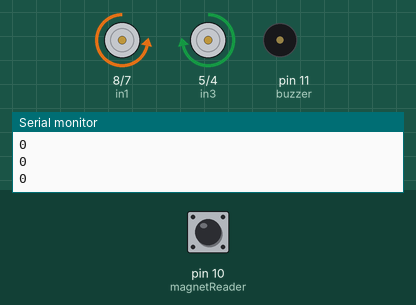
Bench run of a sketch on a simulated Arduino Uno, built with avr-gcc and run on an emulated ATmega328P. Parts: motor-driver pin pairs drawn as motors (green arrow = first pin HIGH = forward, orange = second pin HIGH = backward, longer = more drive, scaled by the enable pin), buzzer (waves = sounding, pin HIGH), the last lines printed to the serial monitor. The test bench sets the inputs (shaded band); at power-on: pin 10 (magnetReader) LOW.

Above: at 8.2 s.
8.3 s: pin 10 (magnetReader) driven HIGH
At 9.28 s:
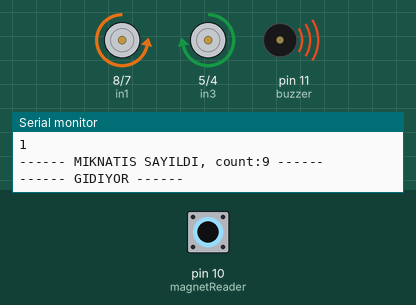
11.3 s: pin 10 (magnetReader) driven LOW
At 12.3 s:
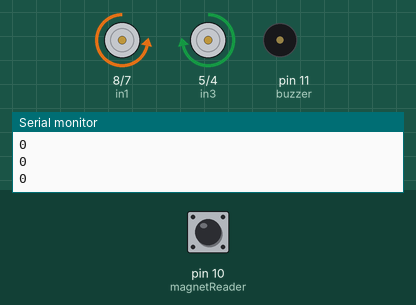
12.8 s: pin 10 (magnetReader) pulsed HIGH 5 times (0.12 s each, 0.3 s apart)
At 14.7 s:
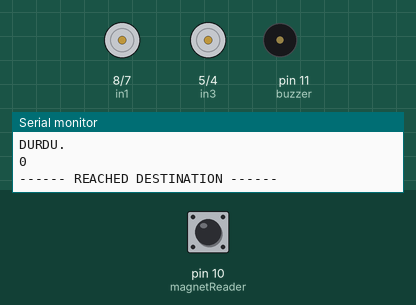
Timing chart, 0 to 16.2 s (numbered marks = the images above; inputs shaded):
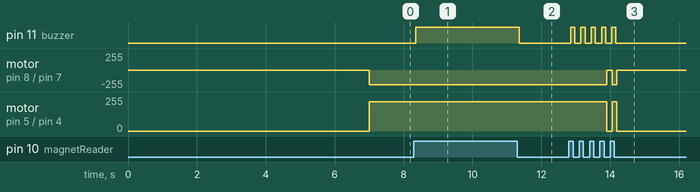

The sketch:

ornekarac.ino
```cpp
// Motor A
#define enA 9
#define in1 8
#define in2 7
// Motor B
#define enB 3
#define in3 5
#define in4 4
#define magnetReader 10
#define buzzer 11

// 'en' is for controlling speed
// 'in' is for controlling direction

const int MAX_MAGNET_COUNT = 39;
const int MAGNET_OFFSET = 6;  // Used for going high speed and start slowing down when necessary
const int MAX_SPEED = 220;

const int COUNT_DELAY = 100;  // delay when counted a magnet
const int STOP_DELAY = 30;
const int DRIFT_DELAY = 1350;   // ms
const bool drift = false;

const int MAGNET_FOUND = 1;
const int MAGNET_NOT_FOUND = 0;

int okunandeger;
int magnetCount = 0;
int goSpeed = MAX_SPEED;

void setup() {
  Serial.begin(9600);
  pinMode(magnetReader, INPUT);
  pinMode(enA, OUTPUT);
	pinMode(enB, OUTPUT);
	pinMode(in1, OUTPUT);
	pinMode(in2, OUTPUT);
	pinMode(in3, OUTPUT);
	pinMode(in4, OUTPUT);
  pinMode(buzzer, OUTPUT);

 delay(7000);

	git();

  analogWrite(enA, goSpeed);
	analogWrite(enB, goSpeed);
}

void loop() {
  okunandeger = digitalRead(magnetReader);
  Serial.println(okunandeger);
  if (okunandeger == MAGNET_FOUND && magnetCount <= (MAX_MAGNET_COUNT - MAGNET_OFFSET)) {
    magnetCount++;
    Serial.print("------ MIKNATIS SAYILDI, count:");
    Serial.print(magnetCount);
    Serial.println(" ------");
    digitalWrite(buzzer, HIGH);
    git();
    delay(COUNT_DELAY);
    digitalWrite(buzzer, LOW);
  }

  if(magnetCount >= (MAX_MAGNET_COUNT - MAGNET_OFFSET)) {
    Serial.println("------ REACHED DESTINATION ------");
    dur();
  }
}

void dur() {
  Serial.println("DURDU.");
  if (drift) {
    gerigit();
    delay(DRIFT_DELAY);
  } else {
    delay(STOP_DELAY);  //  hızlı durmak için X ms bekle
  }
  analogWrite(enA, 0);
  analogWrite(enB, 0);
  digitalWrite(in1, LOW);
  digitalWrite(in2, LOW);
  digitalWrite(in3, LOW);
  digitalWrite(in4, LOW);
}

void git() {
  Serial.println("------ GIDIYOR ------");
  analogWrite(enA, goSpeed);
  analogWrite(enB, goSpeed);
  digitalWrite(in1, LOW);
	digitalWrite(in2, HIGH);
	digitalWrite(in3, HIGH);
	digitalWrite(in4, LOW);
}

void gerigit() {
  digitalWrite(in1, HIGH);
  digitalWrite(in2, LOW);
  digitalWrite(in3, LOW);
  digitalWrite(in4, HIGH);
}
```

Measured:
- after the input at 8.3 s, pin 11 (buzzer): LOW → HIGH after 0.05 s
- after the input at 11.3 s, motor on pin 8 (in1) / pin 7 (in2): stays backward 220/255 (without the input it goes to stopped after 0.50 s); motor on pin 5 (in3) / pin 4 (in4): stays forward 220/255 (without the input it goes to stopped after 0.50 s)
- after the input at 12.8 s, pin 11 (buzzer): alternates HIGH for 0.12 s and LOW for 0.18 s, 10 changes in all, then stays LOW, starting after 0.05 s; motor on pin 8 (in1) / pin 7 (in2): backward 220/255 → stopped after 1.1 s, → backward 220/255 0.16 s later, → stopped 0.13 s later
